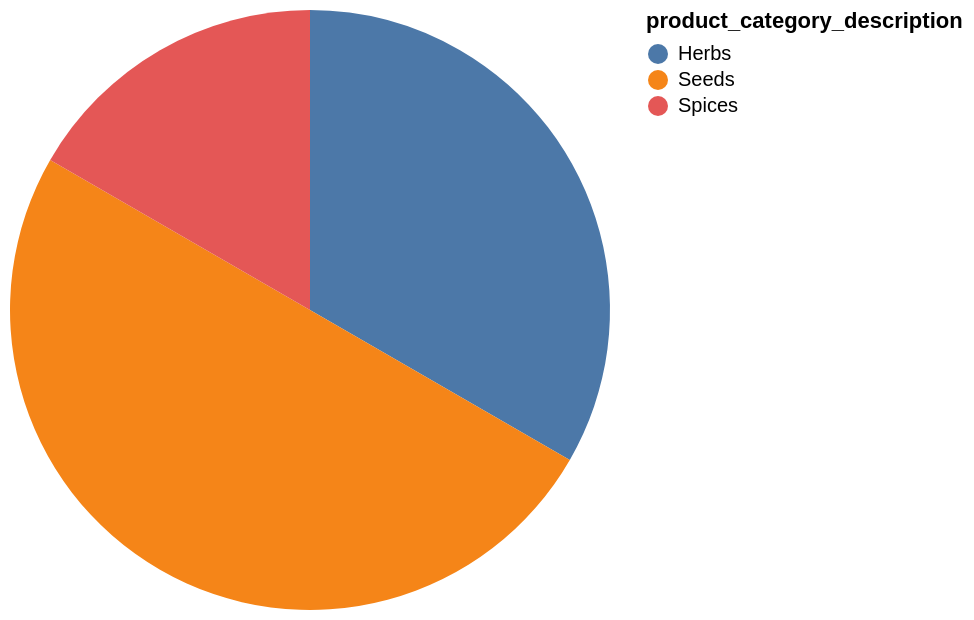

The specification (Vega-Lite) saved for this image:
### Vega-Lite specification from a JSON file in a GitHub repository (floating-point values rounded to 4 significant figures)
{"data": {"values": [{"x_data": "Herbs", "y_data": 2}, {"x_data": "Seeds", "y_data": 3}, {"x_data": "Spices", "y_data": 1}]}, "mark": "arc", "encoding": {"theta": {"field": "y_data", "type": "quantitative", "title": "COUNT(product_category_description)"}, "color": {"field": "x_data", "type": "nominal", "title": "product_category_description"}}}
